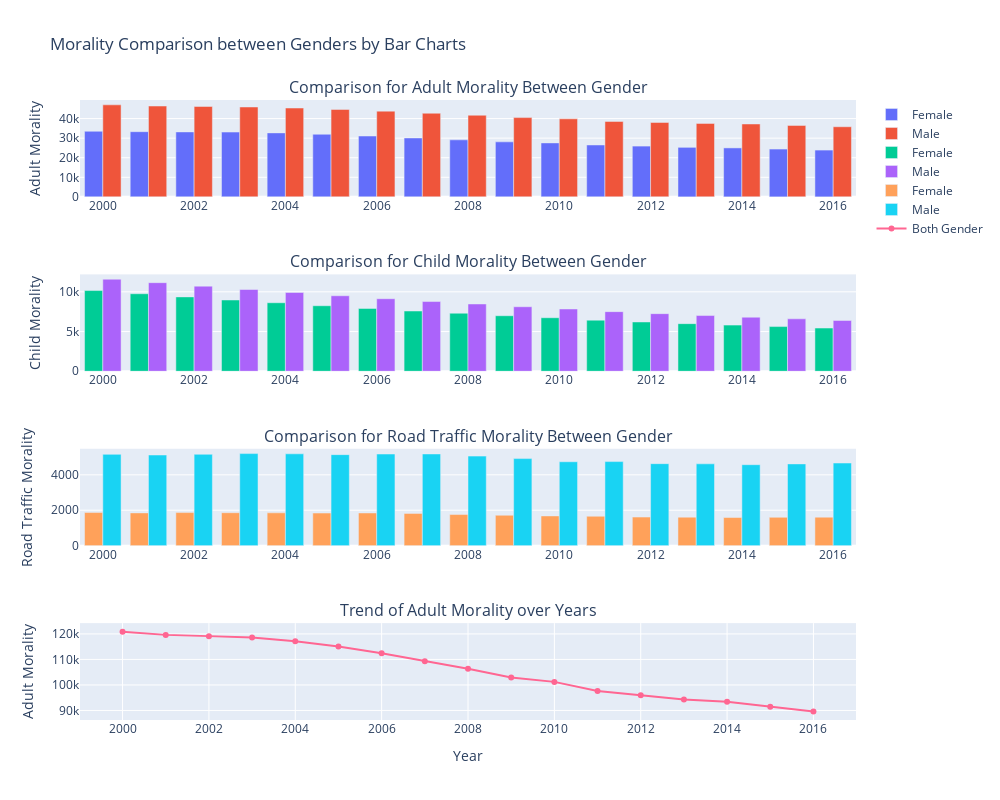

Notebook source saved alongside this figure:
### Code cell
import plotly.graph_objs as go
from plotly.subplots import make_subplots


df_adult_male = df_adult[df_adult['Gender'] == 'Male'].groupby('Period')['NumericValue'].sum()
df_adult_female = df_adult[df_adult['Gender'] == 'Female'].groupby('Period')['NumericValue'].sum()
df_child_male = df_child[df_child['Gender'] == 'Male'].groupby('Period')['NumericValue'].sum()
df_child_female = df_child[df_child['Gender'] == 'Female'].groupby('Period')['NumericValue'].sum()
df_road_male = df_road[df_road['Gender'] == 'Male'].groupby('Period')['NumericValue'].sum()
df_road_female = df_road[df_road['Gender'] == 'Female'].groupby('Period')['NumericValue'].sum()
df_line = df_adult.groupby('Period')['NumericValue'].sum()


trace1 = go.Bar(
    x=df_adult_female.index,
    y=df_adult_female.values,
    name='Female'
)

trace2 = go.Bar(
    x=df_adult_male.index,
    y=df_adult_male.values,
    name='Male'
)

trace3 = go.Bar(
    x=df_child_female.index,
    y=df_child_female.values,
    name='Female'
)

trace4 = go.Bar(
    x=df_child_male.index,
    y=df_child_male.values,
    name='Male'
)

trace5 = go.Bar(
    x=df_road_female.index,
    y=df_road_female.values,
    name='Female'
)

trace6 = go.Bar(
    x=df_road_male.index,
    y=df_road_male.values,
    name='Male'
)

trace7 = go.Scatter(
    x=df_line.index,
    y=df_line.values,
    name='Both Gender')


fig = make_subplots(rows=4, cols=1,
                          subplot_titles=('Comparison for Adult Morality Between Gender', 
                                          'Comparison for Child Morality Between Gender',
                                          'Comparison for Road Traffic Morality Between Gender',
                                         'Trend of Adult Morality over Years'))


layout = go.Layout(
    barmode='group'
)

fig.append_trace(trace1, 1,1)
fig.append_trace(trace2, 1,1)
fig.append_trace(trace3, 2, 1)
fig.append_trace(trace4,2,1)
fig.append_trace(trace5,3,1)
fig.append_trace(trace6,3,1)
fig.append_trace(trace7,4,1)


# fig.update_xaxes(title_text="Year", row=1, col=1)
# fig.update_xaxes(title_text="Year", row=2, col=1)
# fig.update_xaxes(title_text="Year", row=3, col=1)
fig.update_xaxes(title_text="Year", row=4, col=1)

fig.update_yaxes(title_text="Adult Morality", row=1, col=1)
fig.update_yaxes(title_text="Child Morality", row=2, col=1)
fig.update_yaxes(title_text="Road Traffic Morality", row=3, col=1)
fig.update_yaxes(title_text="Adult Morality", row=4, col=1)

fig.update_layout(title = 'Morality Comparison between Genders by Bar Charts',height = 800,width=1000)


fig.show()

### Figure 1 — Plotly figure (JSON) as saved in the notebook; plotly's stock layout.template omitted (floating-point values rounded to 4 significant figures)
{"data": [{"name": "Female", "type": "bar", "x": [2000, 2001, 2002, 2003, 2004, 2005, 2006, 2007, 2008, 2009, 2010, 2011, 2012, 2013, 2014, 2015, 2016], "xaxis": "x", "y": [33510.0, 33310.0, 33190.0, 33110.0, 32690.0, 31990.0, 31100.0, 30110.0, 29140.0, 28110.0, 27580.0, 26520.0, 25940.0, 25310.0, 25020.0, 24430.0, 23910.0], "yaxis": "y"}, {"name": "Male", "type": "bar", "x": [2000, 2001, 2002, 2003, 2004, 2005, 2006, 2007, 2008, 2009, 2010, 2011, 2012, 2013, 2014, 2015, 2016], "xaxis": "x", "y": [47020.0, 46410.0, 46200.0, 45920.0, 45390.0, 44670.0, 43800.0, 42740.0, 41710.0, 40500.0, 39870.0, 38550.0, 38020.0, 37540.0, 37240.0, 36510.0, 35830.0], "yaxis": "y"}, {"name": "Female", "type": "bar", "x": [2000, 2001, 2002, 2003, 2004, 2005, 2006, 2007, 2008, 2009, 2010, 2011, 2012, 2013, 2014, 2015, 2016], "xaxis": "x2", "y": [10160.0, 9758.0, 9362.0, 8970.0, 8624.0, 8249.0, 7907.0, 7585.0, 7308.0, 6991.0, 6739.0, 6433.0, 6205.0, 5993.0, 5808.0, 5625.0, 5440.0], "yaxis": "y2"}, {"name": "Male", "type": "bar", "x": [2000, 2001, 2002, 2003, 2004, 2005, 2006, 2007, 2008, 2009, 2010, 2011, 2012, 2013, 2014, 2015, 2016], "xaxis": "x2", "y": [11590.0, 11150.0, 10720.0, 10290.0, 9913.0, 9505.0, 9130.0, 8777.0, 8470.0, 8121.0, 7840.0, 7505.0, 7252.0, 7015.0, 6806.0, 6601.0, 6395.0], "yaxis": "y2"}, {"name": "Female", "type": "bar", "x": [2000, 2001, 2002, 2003, 2004, 2005, 2006, 2007, 2008, 2009, 2010, 2011, 2012, 2013, 2014, 2015, 2016], "xaxis": "x3", "y": [1869.0, 1849.0, 1867.0, 1859.0, 1853.0, 1840.0, 1845.0, 1822.0, 1756.0, 1716.0, 1678.0, 1660.0, 1613.0, 1608.0, 1588.0, 1599.0, 1608.0], "yaxis": "y3"}, {"name": "Male", "type": "bar", "x": [2000, 2001, 2002, 2003, 2004, 2005, 2006, 2007, 2008, 2009, 2010, 2011, 2012, 2013, 2014, 2015, 2016], "xaxis": "x3", "y": [5157.0, 5120.0, 5160.0, 5200.0, 5187.0, 5142.0, 5176.0, 5181.0, 5058.0, 4918.0, 4739.0, 4749.0, 4631.0, 4622.0, 4573.0, 4618.0, 4667.0], "yaxis": "y3"}, {"name": "Both Gender", "type": "scatter", "x": [2000, 2001, 2002, 2003, 2004, 2005, 2006, 2007, 2008, 2009, 2010, 2011, 2012, 2013, 2014, 2015, 2016], "xaxis": "x4", "y": [120900.0, 119600.0, 119100.0, 118600.0, 117200.0, 115000.0, 112400.0, 109300.0, 106300.0, 102900.0, 101200.0, 97610.0, 95970.0, 94300.0, 93420.0, 91430.0, 89630.0], "yaxis": "y4"}], "layout": {"annotations": [{"font": {"size": 16}, "showarrow": false, "text": "Comparison for Adult Morality Between Gender", "x": 0.5, "xanchor": "center", "xref": "paper", "y": 1, "yanchor": "bottom", "yref": "paper"}, {"font": {"size": 16}, "showarrow": false, "text": "Comparison for Child Morality Between Gender", "x": 0.5, "xanchor": "center", "xref": "paper", "y": 0.7188, "yanchor": "bottom", "yref": "paper"}, {"font": {"size": 16}, "showarrow": false, "text": "Comparison for Road Traffic Morality Between Gender", "x": 0.5, "xanchor": "center", "xref": "paper", "y": 0.4375, "yanchor": "bottom", "yref": "paper"}, {"font": {"size": 16}, "showarrow": false, "text": "Trend of Adult Morality over Years", "x": 0.5, "xanchor": "center", "xref": "paper", "y": 0.1562, "yanchor": "bottom", "yref": "paper"}], "height": 800, "title": {"text": "Morality Comparison between Genders by Bar Charts"}, "width": 1000, "xaxis": {"anchor": "y", "domain": [0, 1]}, "xaxis2": {"anchor": "y2", "domain": [0, 1]}, "xaxis3": {"anchor": "y3", "domain": [0, 1]}, "xaxis4": {"anchor": "y4", "domain": [0, 1], "title": {"text": "Year"}}, "yaxis": {"anchor": "x", "domain": [0.8438, 1], "title": {"text": "Adult Morality"}}, "yaxis2": {"anchor": "x2", "domain": [0.5625, 0.7188], "title": {"text": "Child Morality"}}, "yaxis3": {"anchor": "x3", "domain": [0.2812, 0.4375], "title": {"text": "Road Traffic Morality"}}, "yaxis4": {"anchor": "x4", "domain": [0, 0.1562], "title": {"text": "Adult Morality"}}}}
